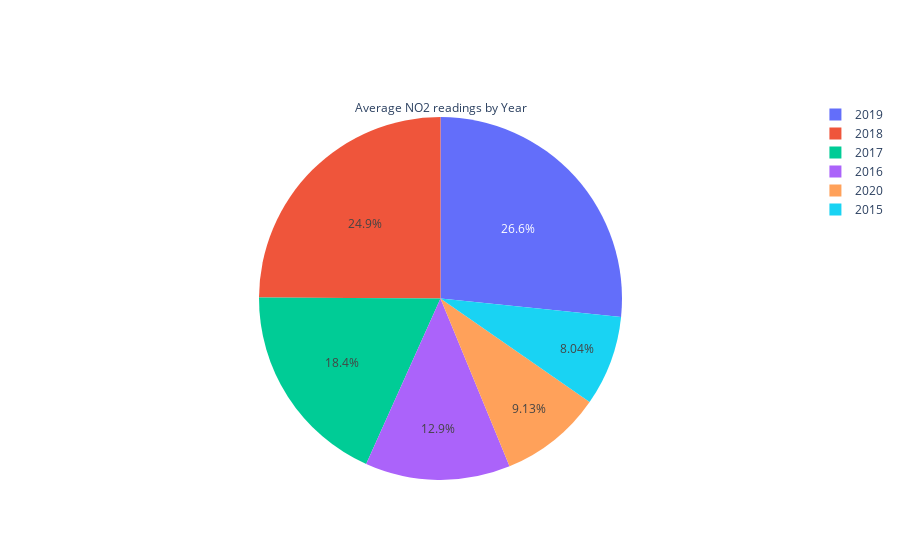

Write notebook code for a chart like this one.
### Code cell
p4=go.Pie(labels=avg['Year'], values=avg['NO2'].round(2),title='Average NO2 readings by Year')
fig=go.Figure(p4)
fig.update_traces(textposition='inside')
fig=fig.update_layout(uniformtext_minsize=12, uniformtext_mode='hide')
fig.show()

### Figure 1 — Plotly figure (JSON) as saved in the notebook; plotly's stock layout.template omitted (floating-point values rounded to 4 significant figures)
{"data": [{"labels": [2015, 2016, 2017, 2018, 2019, 2020], "textposition": "inside", "title": {"text": "Average NO2 readings by Year"}, "type": "pie", "values": [27.36, 43.98, 62.49, 84.8, 90.56, 31.08]}], "layout": {"uniformtext": {"minsize": 12, "mode": "hide"}}}
